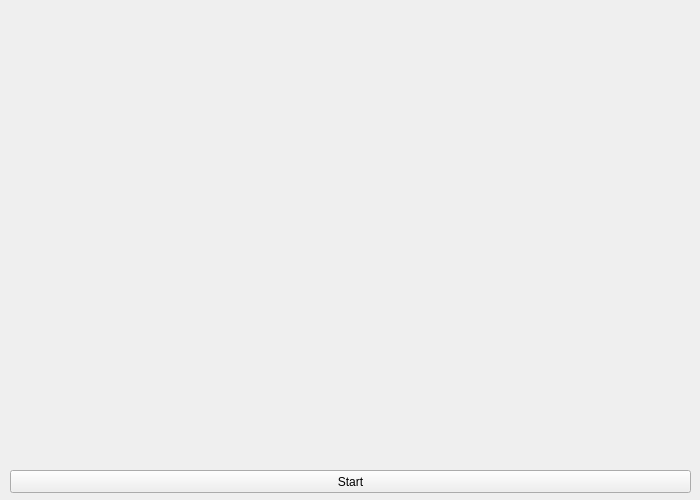
<?xml version="1.0" encoding="UTF-8"?>
<ui version="4.0">
 <class>Form</class>
 <widget class="QWidget" name="Form">
  <property name="geometry">
   <rect>
    <x>0</x>
    <y>0</y>
    <width>700</width>
    <height>500</height>
   </rect>
  </property>
  <property name="windowTitle">
   <string>GitandYellowCircles</string>
  </property>
  <widget class="QPushButton" name="pushButton">
   <property name="geometry">
    <rect>
     <x>10</x>
     <y>470</y>
     <width>681</width>
     <height>23</height>
    </rect>
   </property>
   <property name="text">
    <string>Start</string>
   </property>
  </widget>
 </widget>
 <resources/>
 <connections/>
</ui>
